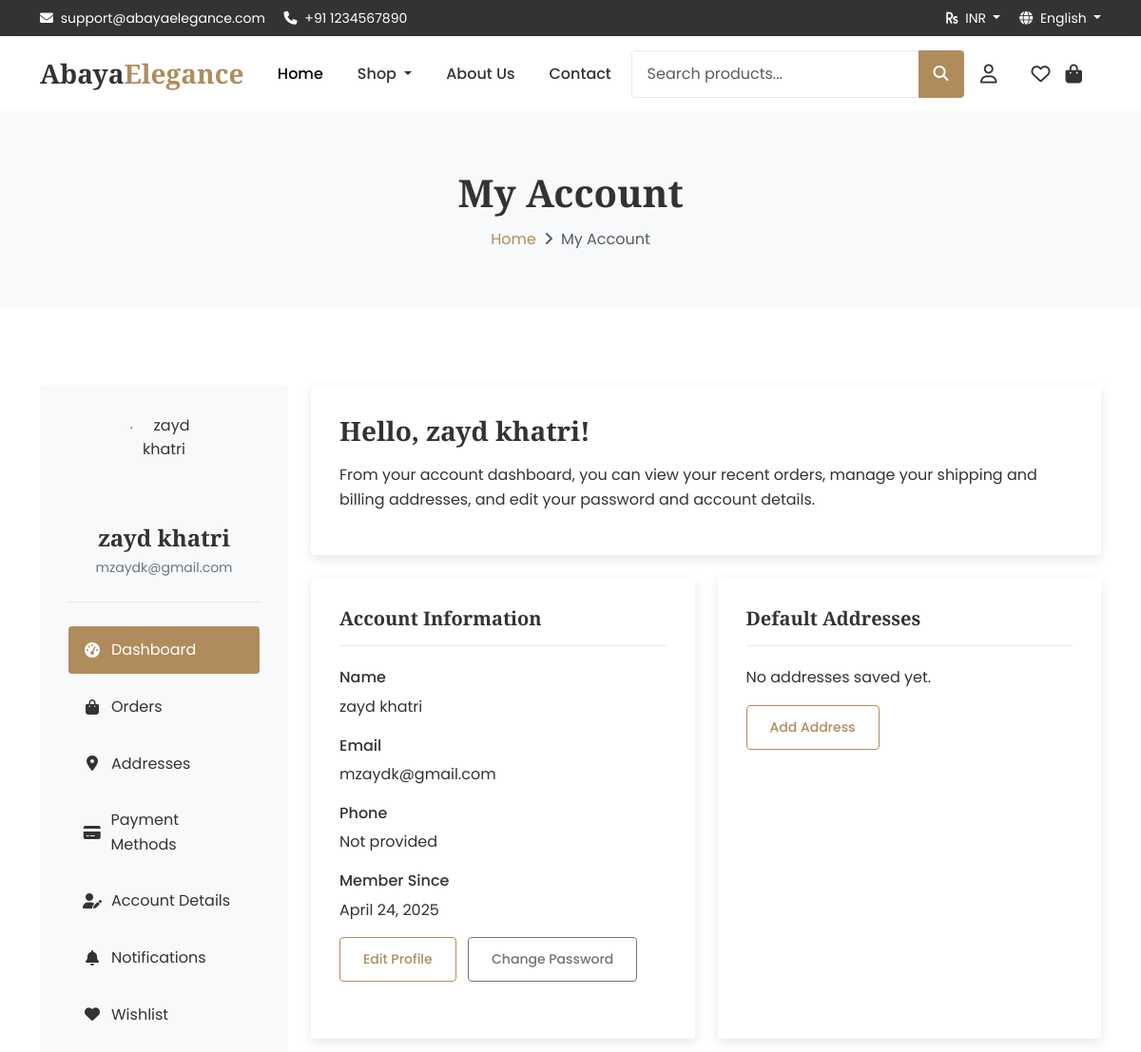
/users/dashboard/ (signed in, upper part), run on an earlier commit of the app's database.
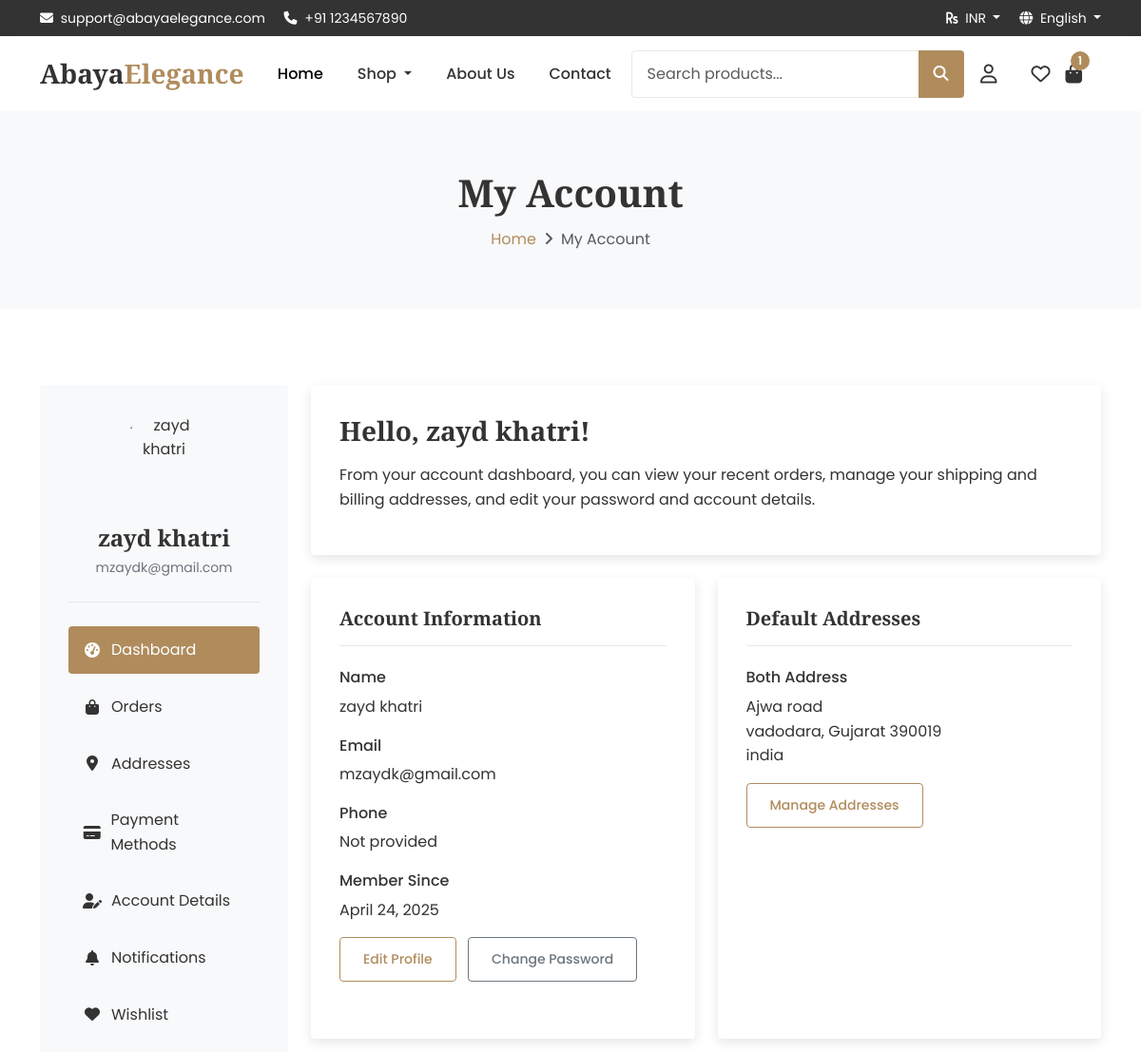
And on a later commit of the database.
### users/models.py (models this page shows, shortened)
class Address(models.Model):
    ADDRESS_TYPE_CHOICES = (
        ('SHIPPING', 'Shipping'),
        ('BILLING', 'Billing'),
        ('BOTH', 'Both'),
    )
    id = models.UUIDField(primary_key=True, default=uuid.uuid4, editable=False)
    user = models.ForeignKey(User, on_delete=models.CASCADE, related_name='addresses')
    address_line1 = models.CharField(max_length=255)
    address_line2 = models.CharField(max_length=255, blank=True, null=True)
    city = models.CharField(max_length=100)
    state = models.CharField(max_length=100)
    postal_code = models.CharField(max_length=20)
    country = models.CharField(max_length=100)
    is_default = models.BooleanField(default=False)
    address_type = models.CharField(max_length=15, choices=ADDRESS_TYPE_CHOICES, default='SHIPPING')
    phone_number = models.CharField(max_length=15, blank=True, null=True)
    created_at = models.DateTimeField(auto_now_add=True)
    updated_at = models.DateTimeField(auto_now=True)

### users/views.py (the view)
# urls.py: path('dashboard/', views.account_dashboard, name='account_dashboard'),
@login_required
def account_dashboard(request):
    addresses = Address.objects.filter(user=request.user)
    notification_prefs = NotificationPreference.objects.get_or_create(user=request.user)[0]
    recent_orders = Order.objects.filter(user=request.user).order_by('-created_at')[:5]
    for order in recent_orders:
        for item in order.items.all():
            item.product.default_image = item.product.get_default_image()
    try:
        wishlist = Wishlist.objects.get(user=request.user)
        for item in wishlist.items.all():
            item.product.default_image = item.product.get_default_image()
    except Wishlist.DoesNotExist:
        wishlist = None
    return render(request, 'users/dashboard.html', {
        'user': request.user,
        'addresses': addresses,
        'notification_prefs': notification_prefs,
        'recent_orders': recent_orders,
        'wishlist': wishlist
    })

### carts/context_processors.py (called while the page is built, shortened)
def cart(request):
    cart_count = 0
    cart_total = 0
    wishlist_count = 0
    if request.user.is_authenticated:
        try:
            cart = Cart.objects.get(user=request.user)
            cart_count = cart.get_item_count()
            cart_total = cart.get_total_price()
        except Cart.DoesNotExist:
            cart = None
        try:
            wishlist = Wishlist.objects.get(user=request.user)
            wishlist_count = wishlist.get_item_count()
        except Wishlist.DoesNotExist:
            wishlist = None
    return {
        'cart_count': cart_count,
        'cart_total': cart_total,
        'wishlist_count': wishlist_count,
    }

### carts/models.py (called while the page is built)
    def get_total_price(self):
        return sum(item.get_total_price() for item in self.items.all())

    def get_item_count(self):
        return sum(item.quantity for item in self.items.all())

    def get_total_price(self):
        return self.product.get_active_price() * self.quantity

    def get_item_count(self):
        return self.items.count()

### products/models.py (called while the page is built)
    def get_active_price(self):
        return self.sale_price if self.sale_price else self.price

### templates/users/dashboard.html (shortened to what the changed rows need)
{% extends 'base.html' %}
{% load static %}
{% block content %}
<div class="breadcrumb-section">
    <div class="container">
        <div class="row">
            <div class="col-12 text-center">
                <h1 class="breadcrumb-title">My Account</h1>
            </div>
        </div>
    </div>
</div>
<section class="section-padding">
    <div class="container">
        <div class="row">
            <div class="col-lg-9">
                <div class="row">
                    <div class="col-md-6 mb-4">
                        <div class="account-card h-100">
                            <h4 class="account-card-title">Default Addresses</h4>
                            {% if addresses %}
                                {% for address in addresses %}
                                    {% if address.is_default %}
                                        <div class="account-info-item">
                                            <div class="account-info-label">{{ address.get_address_type_display }} Address</div>
                                            <div>
                                                {{ address.address_line1 }}<br>
                                                {{ address.city }}, {{ address.state }} {{ address.postal_code }}<br>
                                                {{ address.country }}
                                            </div>
                                        </div>
                                    {% endif %}
                                {% endfor %}
                                <div class="mt-3">
                                    <a href="{% url 'manage_addresses' %}" class="btn btn-sm btn-outline-primary">Manage Addresses</a>
                                </div>
                            {% else %}
                                <p>No addresses saved yet.</p>
                                <a href="{% url 'add_address' %}" class="btn btn-sm btn-outline-primary">Add Address</a>
                            {% endif %}
                        </div>
                    </div>
                </div>
            </div>
        </div>
    </div>
</section>
{% endblock %}

What changed in the data, as far as the page shows it:
added Address: address_type "Both", address_line1 "Ajwa road", city "vadodara", state "Gujarat", postal_code "390019", country "india"
Also different on the page:
{{ cart_count }}: (not shown) → "1"
text no longer shown: "No addresses saved yet. Add Address"
text now shown: "Manage Addresses"
